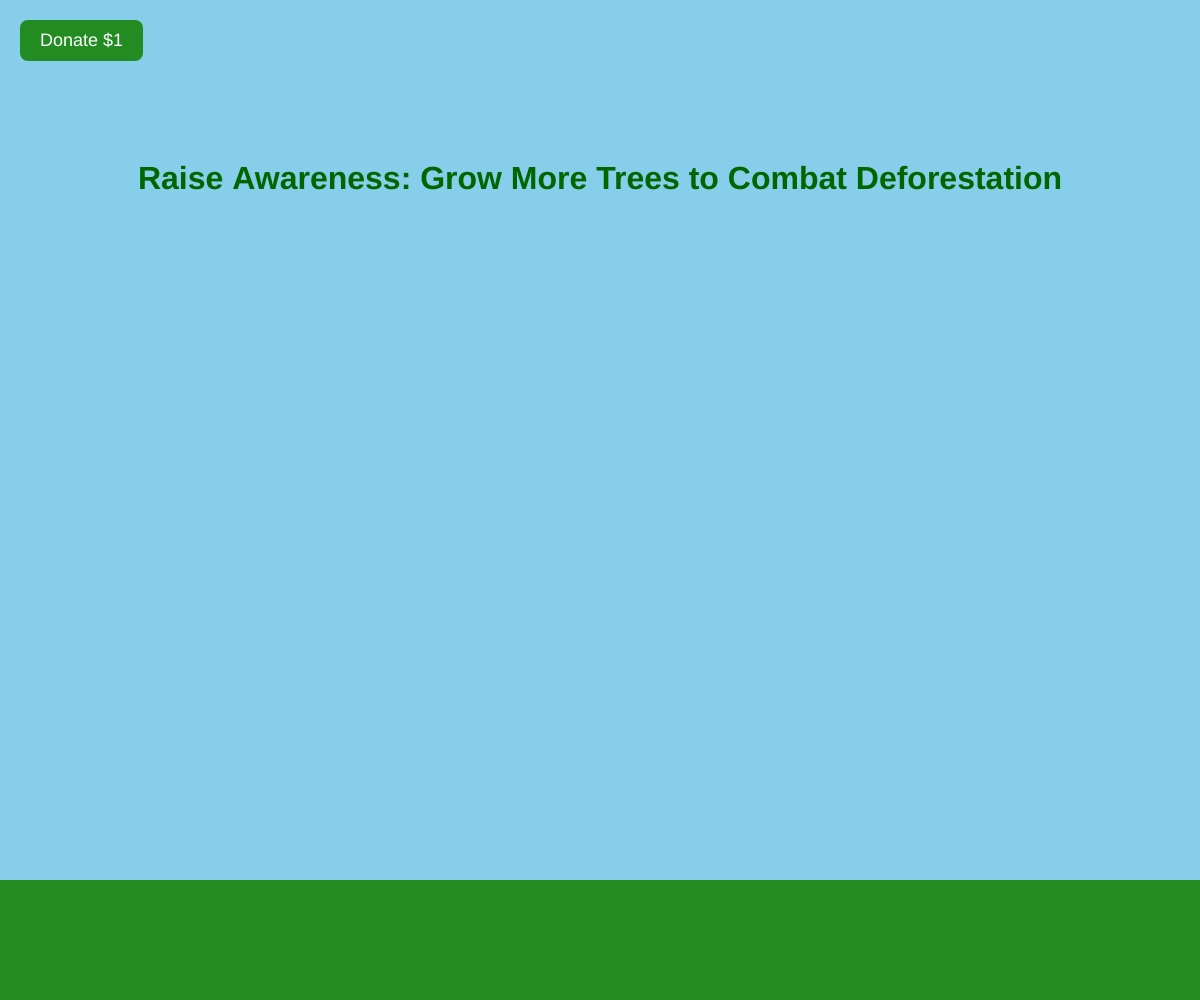
Frame 1 (no input)
Frame 60 (no input): identical to frame 1, image omitted
Frame 120 (the mouse pressed at the canvas centre since frame 60): identical to frame 1, image omitted

The p5.js sketch that drew this single still picture (run headless with seeded random() and noise() and a simulated clock; from frame 60 on, the mouse is pressed at the canvas centre):

// p5.js sketch
// ── sketch.js
let trees = [];
const grassHeight = 120;

function setup() {
  createCanvas(windowWidth, windowHeight);

  const donateBtn = createButton('Donate $1');
  donateBtn.position(20, 20);
  donateBtn.style('font-size', '18px');
  donateBtn.style('padding', '10px 20px');
  donateBtn.style('background-color', '#228B22');
  donateBtn.style('color', 'white');
  donateBtn.style('border', 'none');
  donateBtn.style('border-radius', '8px');
  donateBtn.style('cursor', 'pointer');

  donateBtn.mousePressed(() => {
    addTree();
  });
}

function windowResized() {
  resizeCanvas(windowWidth, windowHeight);
}

function draw() {
  drawScene();
  drawTitle();
  drawTrees();
}

function drawScene() {
 
  background(135, 206, 235);


  noStroke();
  fill(34, 139, 34);
  rect(0, height - grassHeight, width, grassHeight);
}

function drawTitle() {
  fill(0, 102, 0);
  textAlign(CENTER, CENTER);
  textSize(32);
  textStyle(BOLD);
  text('Raise Awareness: Grow More Trees to Combat Deforestation', width / 2, 180);
}

function addTree() {
  let x = random(50, width - 50);
  let y = height - grassHeight;

  trees.push({ x, y });
}

function drawTrees() {
  for (let tree of trees) {
    drawTree(tree.x, tree.y);
  }
}

function drawTree(x, y) {
  // Trunk
  stroke(101, 67, 33);
  strokeWeight(10);
  line(x, y, x, y - 60);

  
  noStroke();
  fill(34, 139, 34);
  ellipse(x, y - 80, 70, 70);
  ellipse(x - 25, y - 90, 50, 50);
  ellipse(x + 25, y - 90, 50, 50);
  ellipse(x, y - 120, 60, 60);
}
